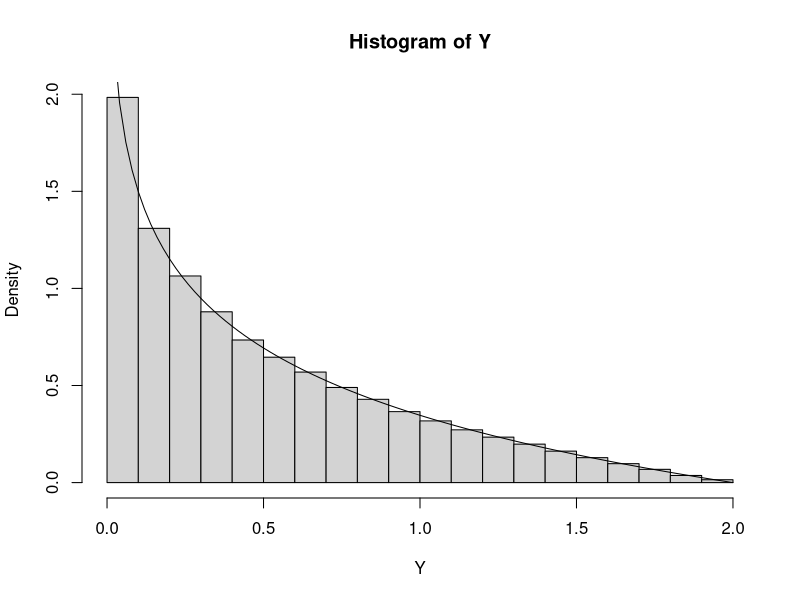

This chart was generated by the following R code:
# ガイダンス確率統計(サイエンス社)
# 例題3.2.2 (※初版の1刷，2刷では問題文と解答に修正があります．詳細は正誤表をご確認下さい．)
# 作成者：小川航世・小城一翔 (監修：石谷謙介)
# 作成日：2023-02-03
# 改訂日：2023-05-31 (改訂：石谷謙介)

n <- 100000  # 試行回数
X <- runif(n)  # U(0,1)に従う乱数をn個生成し，Xに代入
Y <- (2 - 2 * X) * runif(n)  # U(0,2-2X)に従う乱数をn個生成し，Yに代入

# Yの期待値を表示
mean(Y)  # モンテカルロ法
1/2  # 理論値

# Yの周辺密度関数
h <- function(y) {
  if (0 <= y && y <= 2) {
    return(-1/2 * log(y/2))
  } else {
    return(0)
  }
}

vh <- Vectorize(h)  # スカラー関数のベクトル化
hist(Y, freq = FALSE)  # Yのヒストグラムを描く

# ヒストグラムに周辺密度関数のグラフを重ねて描画し，両者を比較
curve(vh, add = TRUE)
